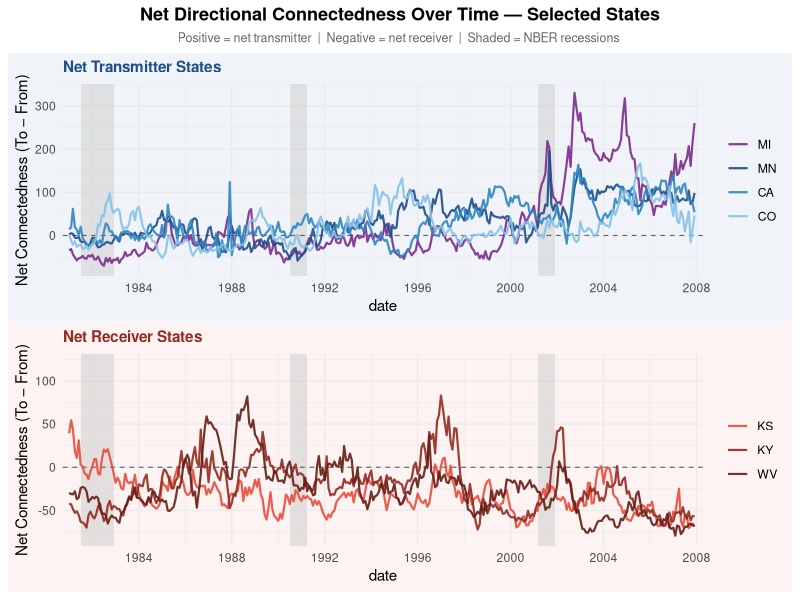

Source code (R):
################ Top transmitters and receivers throughout the time ################ 

library(dplyr)
library(ggplot2)
library(readr)
library(tidyr)
library(lubridate)
library(patchwork)  

net_wide <- read_csv("outputs/directional_Net_monthly.csv") |>
  mutate(date = as.Date(date))

transmitters <- c("MI", "MN", "CA", "CO")
receivers    <- c("KS", "KY", "WV")

state_meta <- tibble(
  state  = c("MI",     "MN",      "CA",      "CO",      "KS",      "KY",      "WV"),
  label  = c("MI", "MN", "CA", "CO",
             "KS", "KY", "WV"),
  color  = c("#7b2d8b", "#1d4e89", "#2e86c1", "#85c1e9",
             "#e74c3c", "#922b21", "#641e16")
)

color_vec <- setNames(state_meta$color, state_meta$state)
label_vec <- setNames(state_meta$label, state_meta$state)

# Long format
make_long <- function(states) {
  net_wide |>
    select(date, all_of(states)) |>
    pivot_longer(-date, names_to = "state", values_to = "net") |>
    mutate(state = factor(state, levels = states))
}

tx_long <- make_long(transmitters)
rx_long <- make_long(receivers)

# NBER recessions
recessions <- tibble(
  start = as.Date(c("1981-07-01", "1990-07-01", "2001-03-01", "2007-12-01")),
  end   = as.Date(c("1982-11-30", "1991-03-31", "2001-11-30", "2009-06-30"))
) |>
  mutate(
    start = pmax(start, min(net_wide$date)),
    end   = pmin(end,   max(net_wide$date))
  )

recession_layer <- geom_rect(
  data = recessions,
  aes(xmin = start, xmax = end, ymin = -Inf, ymax = Inf),
  fill = "grey80", alpha = 0.5, inherit.aes = FALSE
)

hline_layer <- geom_hline(
  yintercept = 0, color = "grey40", linewidth = 0.4, linetype = "dashed"
)

x_scale <- scale_x_date(
  limits      = c(as.Date("1981-01-01"), as.Date("2007-12-31")),
  date_breaks = "4 years",
  date_labels = "%Y",
  expand      = c(0.01, 0)
)

base_theme <- theme_minimal(base_size = 11) 

# Top panel: transmitters
p_tx <- ggplot() +
  recession_layer +
  hline_layer +
  geom_line(
    data = tx_long,
    aes(x = date, y = net, color = state),
    linewidth = 0.75, alpha = 0.9
  ) +
  scale_color_manual(
    values = color_vec[transmitters],
    labels = label_vec[transmitters],
    name   = NULL
  ) +
  x_scale  +
  labs(
    title = "Net Transmitter States",
    y     = "Net Connectedness (To − From)"
  ) +
  base_theme +
  theme(
    plot.title = element_text(face = "bold", size = 11, color = "#1d4e89"),
    plot.background = element_rect(fill = "#f0f4f9", color = NA)
  )

# Bottom panel: receivers
p_rx <- ggplot() +
  recession_layer +
  hline_layer +
  geom_line(
    data = rx_long,
    aes(x = date, y = net, color = state),
    linewidth = 0.75, alpha = 0.9
  ) +
  scale_color_manual(
    values = color_vec[receivers],
    labels = label_vec[receivers],
    name   = NULL
  ) +
  x_scale +
  labs(
    title = "Net Receiver States",
    y     = "Net Connectedness (To − From)"
  ) +
  base_theme +
  theme(
    plot.title = element_text(face = "bold", size = 11, color = "#922b21"),
    plot.background = element_rect(fill = "#fdf3f2", color = NA)
  )

# Combine with patchwork
p_combined <- p_tx / p_rx +
  plot_annotation(
    title    = "Net Directional Connectedness Over Time — Selected States",
    subtitle = "Positive = net transmitter  |  Negative = net receiver  |  Shaded = NBER recessions ",
    theme    = theme(
      plot.title    = element_text(face = "bold", size = 13, hjust = 0.5),
      plot.subtitle = element_text(size = 9, color = "grey40", hjust = 0.5),
      plot.background = element_rect(fill = "white", color = NA)
    )
  )

ggsave(
  "figures/Fig_E2.png",
  plot   = p_combined,
  width  = 13,
  height = 9,
  dpi    = 300,
  bg     = "white"
)
